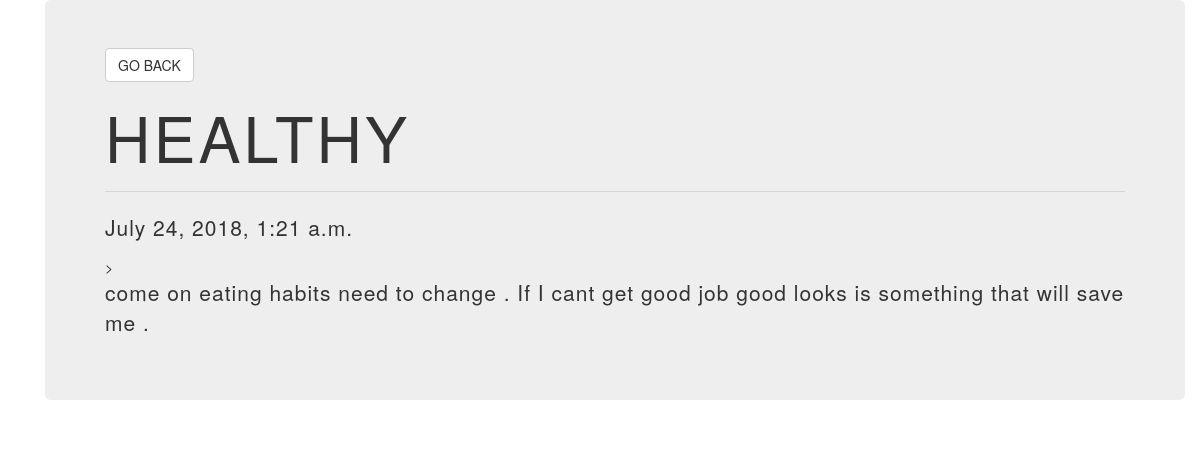
The page /entry/11 on the database its author committed.
### orgs/models.py (models this page shows)
class Entry(models.Model):
	name = models.CharField(max_length=200)
	type = models.CharField(max_length= 200)
	date = models.DateTimeField(auto_now= False, auto_now_add=True)
	updated = models.DateTimeField(auto_now= True, auto_now_add= False)
	description = models.TextField()

### orgs/views.py (the view)
# urls.py: path('entry/<int:pk>',views.details, name= "details"),
def details(request,pk):
	entry = Entry.objects.get(id=pk)
	return render(request, "details.html", {'entry':entry})

### orgs/templates/details.html
{% extends 'base.html' %}
{% block content %}
<div class="container jumbotron">
	<button onclick="window.location='{% url 'index' %}'"  class='btn btn-default'> Go Back </button>
	<h1>{{ entry.name }}</h1>
	<hr/>
	<p> {{ entry.date }}</p>>
	<p>{{ entry.description }}</p>
</div>
{% endblock %}

### rows shown on the page
Entry: name "HEALTHY", date "July 24, 2018, 1:21 a.m.", description "come on eating habits need to change . If I cant get good job good looks is something that will save me ."
